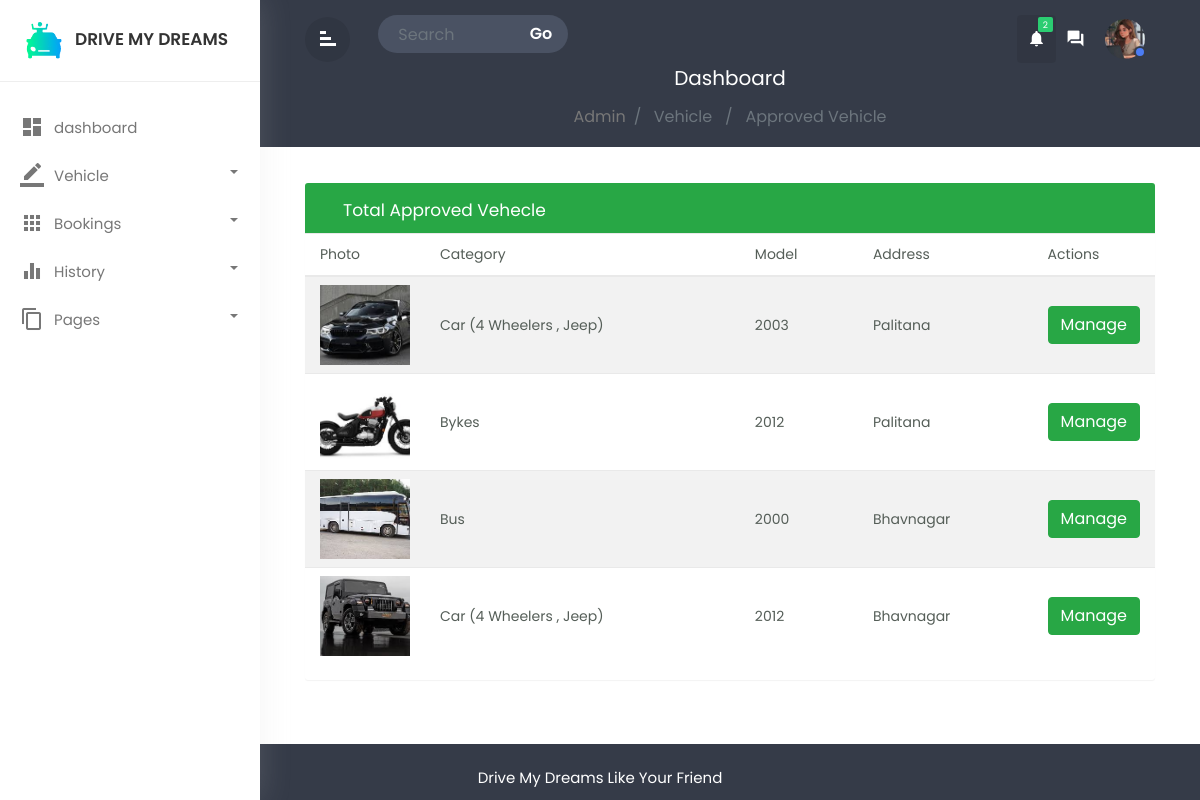
Screenshot of /A_apr_vehicle.php (signed in) with the database file from the repository.
### tables this page shows
CREATE TABLE `vehicles` (
  `vehicle_id` int(200) NOT NULL,
  `owner_id` int(20) NOT NULL,
  `address` varchar(100) NOT NULL,
  `category` varchar(50) NOT NULL,
  `type` varchar(50) NOT NULL,
  `transmition` varchar(10) NOT NULL,
  `model` varchar(10) NOT NULL,
  `modelname` varchar(100) NOT NULL,
  `price` varchar(20) NOT NULL,
  `color` varchar(20) NOT NULL,
  `vhimg` varchar(355) NOT NULL,
  `regcrt` varchar(355) NOT NULL,
  `inscrt` varchar(355) NOT NULL,
  `status` varchar(30) NOT NULL
);

### A_apr_vehicle.php (the view, shortened to what this page needs)
<?php
	$A_apr_vehicle='active';
	include 'dashbord/admin/a_header.php';
?>
<div class="main-content">
				<div class="row">
					<div class="col-md-12">
						<div class="table-wrapper">
							<div class="table-title bg-success">
								<div class="row ">
									<div class=" col-sm-6 p-0 flex justify-content-lg-start justify-content-center">
										<h2 class="ml-lg-2">Total Approved Vehecle</h2>
									</div>
								</div>
							</div>
							<table class="table table-striped table-hover">
								<thead>
									<tr>
										<th>Photo</th>
										<th>Category</th>
										<th>Model</th>
										<th>Address</th>
										<th>Actions</th>
									</tr>
								</thead>
								<tbody>
									<tr>
									<?php
									if($search){
										$vselect="Select * from vehicles where status='Approve' AND (address like '%$search%' OR category like '%$search%' OR type like '%$search%' OR transmition like '%$search%' OR model like '%$search%' OR modelname like '%$search%' OR price like '%$search%' OR color like '%$search%' )";
									}else{
										$vselect="Select * from vehicles where status='Approve'";
									}
									$vqry=mysqli_query($conn,$vselect);
									while ($vrow=mysqli_fetch_array($vqry))
									{
										$vehicle_id=$vrow['vehicle_id'];
										$address=$vrow['address'];
										$category=$vrow['category'];
										$model=$vrow['model'];
										$vhimg=$vrow['vhimg'];
										?>
										<th><img src="<?= $vhimg; ?>" alt="" srcset="" style="height:80px; width:90px; object-fit:cover;"></th>
										<th><?= $category; ?></th>
										<th><?= $model; ?></th>
										<th><?= $address; ?></th>
										<th>
											<a href="A_mng_vehicle.php?vid=<?= $vehicle_id;?>" class="btn btn-success">
												Manage
											</a>
										</th>
									</tr>
									<?php
					}
?>
							</table>
						</div>
					</div>
				</div>
			</div>
<?php include 'dashbord/admin/a_footer.php' ?>

### dashbord/admin/a_header.php (shortened to what this page needs)
<?php
    include 'includes/cn.php';
	if(! isset($_SESSION['aid'])){
		header("location:login.php");
	}
	else{
    $aid=$_SESSION['aid'];
    $aselect="Select * from admin where admin_id='$aid' ";
    $aqry=mysqli_query($conn,$aselect);
    $arow=mysqli_fetch_array($aqry);
    $profilePicture = !empty($arow['propic']) ? $arow['propic'] : 'images/profile.jpg';
	$vehicle="select * from vehicles where status='' ";
	$vhqry=mysqli_query($conn,$vehicle);
	$update=0;
	while($vhrow=mysqli_fetch_array($vhqry)){
		$update=$update+1;
	}
	}
?>
<!doctype html>
<html lang="en">
<head>
	<link rel="stylesheet" href="dashbord/css/bootstrap.min.css">
	<link rel="stylesheet" href="dashbord/css/custom.css">
	<link rel="stylesheet" href="dashbord/admin/style.css">
	<link rel="stylesheet" href="https://cdnjs.cloudflare.com/ajax/libs/font-awesome/6.6.0/css/all.min.css" />
	<link href="dashbord/icon/meterial.css" rel="stylesheet">
</head>
<body>
	<div class="wrapper">
		<div id="sidebar">
			<div class="sidebar-header">
				<h3><img src="images/3.png" class="img-fluid" /><span>Drive My Dreams</span></h3>
			</div>
			<ul class="list-unstyled component m-0">
				<li class="<?php if(isset($admin)){ echo $admin; } else{ echo '';}  ?>">
					<a href="admin.php" class="dashboard"><i class="material-icons">dashboard</i>dashboard </a>
				</li>
				<li class="dropdown">
					<a href="#homeSubmenu1" data-toggle="collapse" aria-expanded="false" class="dropdown-toggle">
						<i class="material-icons">border_color</i>Vehicle
					</a>
				</li>
				<li class="dropdown">
					<a href="#homeSubmenu2" data-toggle="collapse" aria-expanded="false" class="dropdown-toggle">
						<i class="material-icons">apps</i>Bookings
					</a>
				</li>
				<li class="dropdown">
					<a href="#homeSubmenu3" data-toggle="collapse" aria-expanded="false" class="dropdown-toggle">
						<i class="material-icons">equalizer</i>History
					</a>
				</li>
				<li class="dropdown">
					<a href="#homeSubmenu4" data-toggle="collapse" aria-expanded="false" class="dropdown-toggle">
						<i class="material-icons">content_copy</i>Pages
					</a>
				</li>
			</ul>
		</div>
		<div id="content">
			<div class="top-navbar">
				<div class="xd-topbar">
					<div class="row">
						<div class="col-2 col-md-1 col-lg-1 order-2 order-md-1 align-self-center">
							<div class="xp-menubar">
								<span class="material-icons text-white">signal_cellular_alt</span>
							</div>
						</div>
						<div class="col-md-5 col-lg-3 order-3 order-md-2">
							<div class="xp-searchbar">
								<form method="POST">
									<div class="input-group">
										<input type="search" name="search" class="form-control" placeholder="Search">
										<div class="input-group-append">
											<button class="btn" name="go" type="submit" id="button-addon2">Go
											</button>
										</div>
									</div>
								</form>
							</div>
						</div>
						<div class="col-10 col-md-6 col-lg-8 order-1 order-md-3">
							<div class="xp-profilebar text-right">
								<nav class="navbar p-0">
									<ul class="nav navbar-nav flex-row ml-auto">
										<li class="dropdown nav-item active">
											<a class="nav-link" href="#" data-toggle="dropdown">
												<span class="material-icons">notifications</span>
												<span class="notification"><?= $update;?></span>
											</a>
										</li>
										<li class="nav-item">
											<a class="nav-link" href="#">
												<span class="material-icons">question_answer</span>
											</a>
										</li>
										<li class="dropdown nav-item">
											<a class="nav-link" href="#" data-toggle="dropdown">
												<img src="<?= $profilePicture;?>" style="width:40px; height:40px; object-fit:cover; border-radius:50%;" />
												<span class="xp-user-live"></span>
											</a>
										</li>
									</ul>
								</nav>
							</div>
						</div>
					</div>
					<div class="xp-breadcrumbbar text-center">
						<h4 class="page-title">Dashboard</h4>
						<ol class="breadcrumb">
							<li class="breadcrumb-item"><a href="admin.php">Admin</a></li>
							<li class="breadcrumb-item active" aria-curent="page">
							<?php
									 if(isset($A_apr_vehicle)){echo "Vehicle &nbsp; / &nbsp; Approved Vehicle" ;}else{echo " " ;}
								?>
								</li>
					 </ol>
					</div>
				</div>
			</div>

### dashbord/admin/style.css (style rules this page uses)
.row { display: flex; flex-direction: row; flex-wrap: wrap; margin: 0 !important; }

### rows the page displays
vehicles: vhimg (picture), category "Car (4 Wheelers , Jeep)", model "2003", address "Palitana"
vehicles: vhimg (picture), category "Bykes", model "2012", address "Palitana"
vehicles: vhimg (picture), category "Bus", model "2000", address "Bhavnagar"
vehicles: vhimg (picture), category "Car (4 Wheelers , Jeep)", model "2012", address "Bhavnagar"

### other values shown
$update "2"
